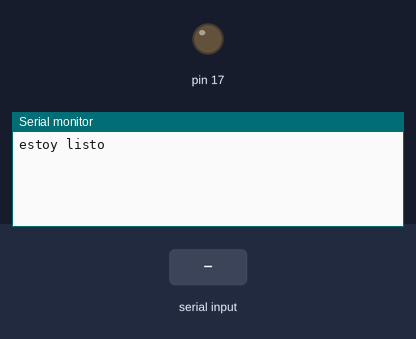
A program run on a simulated Arduino Mega 2560, built for the host (arithmetic inside an expression is 32-bit, double 64-bit). Shown: output pins drawn as LEDs (lit = HIGH), the last lines printed to the serial monitor. The test bench sets the inputs (shaded band).

Above: at 1.2 s.
1.3 s: "1\n" received over Serial
At 2.1 s:
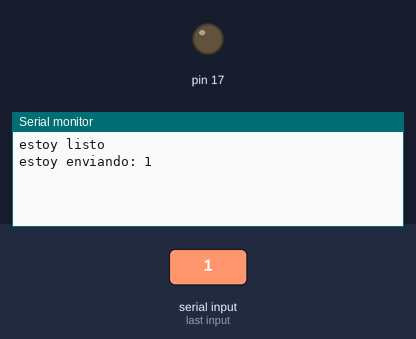
2.8 s: "1\n" received over the second serial link
At 3.2 s:
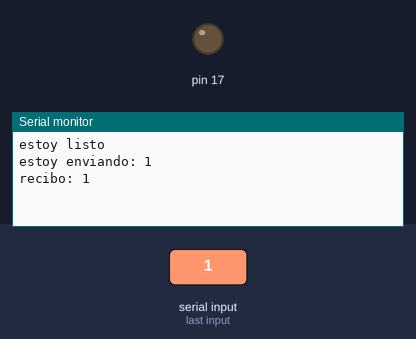

Measured:
- after the input at 1.3 s, the serial monitor: prints a new line at once (image 1)
- after the input at 2.8 s, the serial monitor: prints a new line at once (image 2)

The program:

main.cpp
```cpp
#include <Arduino.h>
#include <rak3272_lib_p2p.h>


#define FREQ 915000000
#define SF 7
#define BW 0
#define CR 0
#define PREAMB_LEN 20
#define TX_PW 14

// put function declarations here:
String message_LoRa = "", message_pc = "";
RAK3272 node1(FREQ, SF, BW, CR, PREAMB_LEN, TX_PW);

void setup() {
  // put your setup code here, to run once:
  pinMode(16,INPUT);
  pinMode(17,OUTPUT);
  Serial.begin(9600);
  Serial2.begin(115200);
  Serial.println("estoy listo");
  //node1.inicialize();
  //node1.check();
}

void loop() {
  // put your main code here, to run repeatedly:

  while(Serial2.available()){
    message_LoRa = Serial2.readStringUntil('\n');
    Serial.println("recibo: " + message_LoRa);
    message_LoRa="";
  }


  while(Serial.available()){
    message_pc = Serial.readStringUntil('\n');
    Serial2.print(message_pc);
    Serial.println("estoy enviando: " + message_pc);
    message_pc="";
  }

}
```
